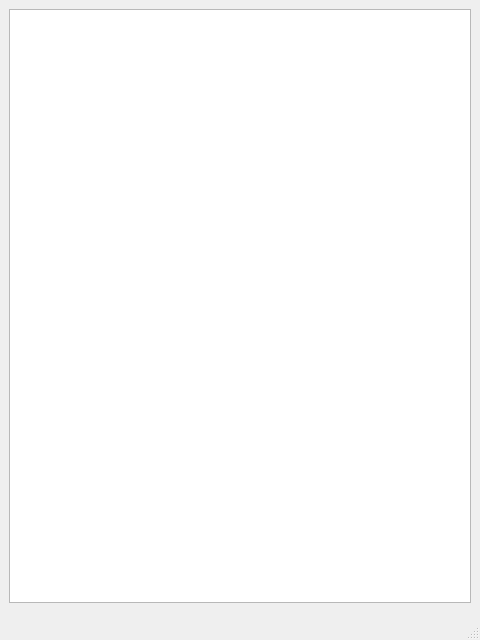
<?xml version="1.0" encoding="UTF-8"?>
<ui version="4.0">
 <class>MainWindow</class>
 <widget class="QMainWindow" name="MainWindow">
  <property name="geometry">
   <rect>
    <x>0</x>
    <y>0</y>
    <width>480</width>
    <height>640</height>
   </rect>
  </property>
  <property name="windowTitle">
   <string>MainWindow</string>
  </property>
  <widget class="QWidget" name="centralwidget">
   <layout class="QVBoxLayout" name="verticalLayout">
    <item>
     <widget class="QTextEdit" name="textEdit"/>
    </item>
    <item>
     <widget class="QWidget" name="widget" native="true"/>
    </item>
   </layout>
  </widget>
  <widget class="QStatusBar" name="statusbar"/>
 </widget>
 <resources/>
 <connections/>
</ui>
